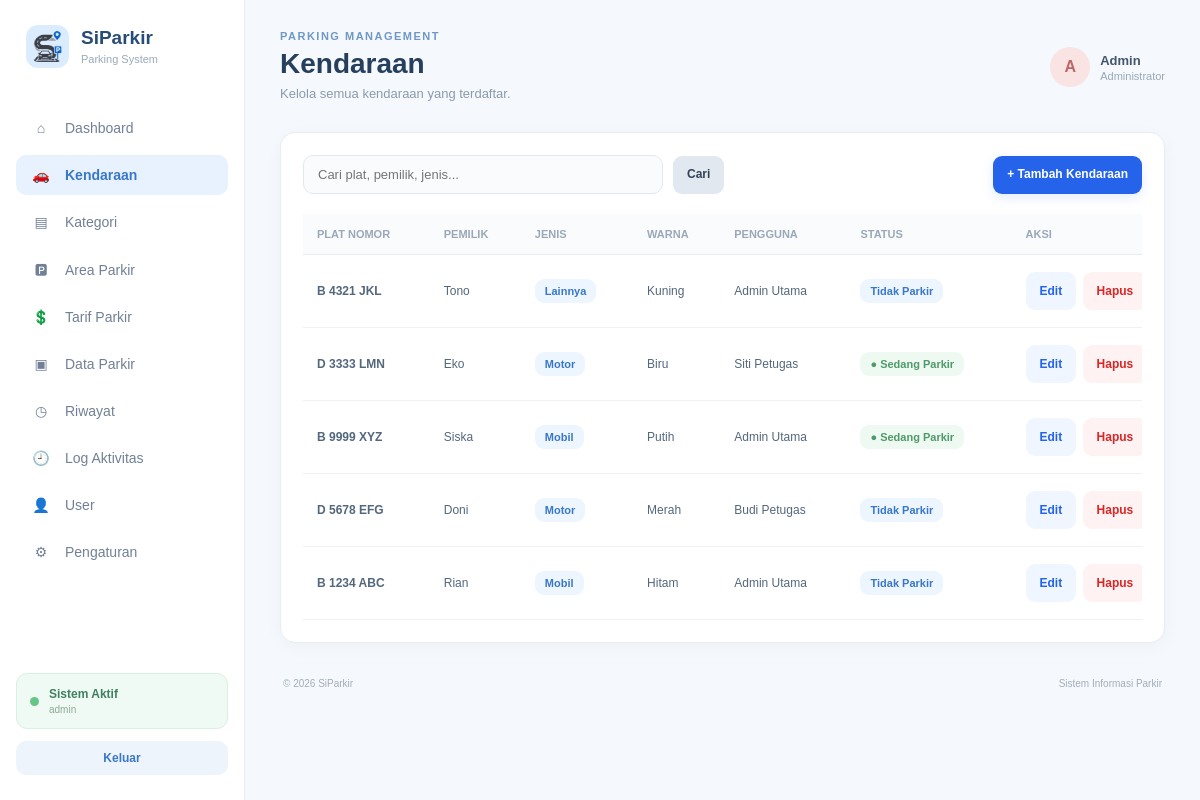
Page /controller/c_kendaraan.php?aksi=tampil (signed in) on the committed database.
### tables this page shows
CREATE TABLE `tb_kendaraan` (
  `id_kendaraan` int NOT NULL,
  `plat_nomor` varchar(15) NOT NULL,
  `jenis_kendaraan` varchar(20) NOT NULL,
  `warna` varchar(20) DEFAULT NULL,
  `pemilik` varchar(100) DEFAULT NULL,
  `id_user` int NOT NULL
);

CREATE TABLE `tb_user` (
  `id_user` int NOT NULL,
  `nama_lengkap` varchar(50) NOT NULL,
  `username` varchar(50) NOT NULL,
  `password` varchar(100) NOT NULL,
  `role` enum('admin','petugas','owner') NOT NULL,
  `status_aktif` tinyint(1) NOT NULL DEFAULT '1'
);

### views/_helpers.php (called while the page is built, shortened)
<?php
function base_url() {
    $projectRoot = str_replace('\\', '/', dirname(__DIR__));
    $docRoot = isset($_SERVER['DOCUMENT_ROOT']) ? str_replace('\\', '/', rtrim($_SERVER['DOCUMENT_ROOT'], '/')) : '';
    if ($docRoot !== '' && stripos($projectRoot, $docRoot) === 0) {
        return rtrim(substr($projectRoot, strlen($docRoot)), '/');
    }
    $script = str_replace('\\', '/', $_SERVER['SCRIPT_NAME'] ?? '');
    return rtrim(dirname(dirname($script)), '/');
}
function e($v){return htmlspecialchars((string)$v, ENT_QUOTES, 'UTF-8');}

### model/m_kendaraan.php (called while the page is built, shortened)
<?php
require_once __DIR__ . '/m_koneksi.php';
class M_Kendaraan
{
    public function all($keyword = '')
    {
        global $conn;
        $keyword = trim($keyword);
        $sql = "SELECT k.*, u.nama_lengkap,
                EXISTS(SELECT 1 FROM tb_transaksi t WHERE t.id_kendaraan=k.id_kendaraan AND t.status='masuk') AS sedang_parkir
                FROM tb_kendaraan k
                JOIN tb_user u ON u.id_user=k.id_user";
        $sql .= ' ORDER BY k.id_kendaraan DESC';
        $q = mysqli_query($conn, $sql);
        return mysqli_fetch_all($q, MYSQLI_ASSOC);
    }
}

### views/v_kendaraan.php (the view, shortened to what this page needs)
<?php require_once __DIR__.'/_helpers.php'; $current_page_override='v_kendaraan.php'; $basePath=base_url(); $msg=flash(); ?>
<!DOCTYPE html><html lang="id"><head><meta charset="UTF-8"><meta name="viewport" content="width=device-width,initial-scale=1"><title>Kendaraan - SiParkir</title><link rel="stylesheet" href="<?=e($basePath.'/asset/dashboard_admin.css')?>"></head><body><div class="layout"><?php include __DIR__.'/_sidebar.php'; ?><main class="main"><header class="header"><div><p class="small-title">PARKING MANAGEMENT</p><h1>Kendaraan</h1><p class="subtitle">Kelola semua kendaraan yang terdaftar.</p></div><div class="profile"><div class="profile-icon">A</div><div><strong>Admin</strong><small>Administrator</small></div></div></header>
<section class="page-panel"><div class="toolbar"><form method="get" action="c_kendaraan.php" class="inline-form"><input type="hidden" name="aksi" value="tampil"><input name="q" value="<?=e($_GET['q']??'')?>" class="search-box" placeholder="Cari plat, pemilik, jenis..."><button class="btn-secondary" type="submit">Cari</button></form><a href="<?=e($basePath.'/controller/c_kendaraan.php?aksi=tambah')?>" class="btn-primary">+ Tambah Kendaraan</a></div>
<div class="table-wrapper"><table class="data-table"><thead><tr><th>Plat Nomor</th><th>Pemilik</th><th>Jenis</th><th>Warna</th><th>Pengguna</th><th>Status</th><th>Aksi</th></tr></thead><tbody><?php if(empty($kendaraan)):?><tr><td colspan="7" class="empty">Belum ada data kendaraan.</td></tr><?php else:foreach($kendaraan as $d):?><tr><td><strong><?=e($d['plat_nomor'])?></strong></td><td><?=e($d['pemilik'])?></td><td><span class="badge-kategori"><?=e(ucfirst($d['jenis_kendaraan']))?></span></td><td><?=e($d['warna'])?></td><td><?=e($d['nama_lengkap'])?></td><td><?=((int)$d['sedang_parkir']===1)?'<span class="badge-success">● Sedang Parkir</span>':'<span class="badge-soft">Tidak Parkir</span>'?></td><td><a class="btn-soft" href="<?=e($basePath.'/controller/c_kendaraan.php?aksi=edit&id='.$d['id_kendaraan'])?>">Edit</a> <a class="btn-danger-soft" onclick="return confirm('Yakin ingin menghapus kendaraan ini?')" href="<?=e($basePath.'/controller/c_kendaraan.php?aksi=hapus&id='.$d['id_kendaraan'])?>">Hapus</a></td></tr><?php endforeach;endif;?></tbody></table></div></section><footer><span>© 2026 SiParkir</span><span>Sistem Informasi Parkir</span></footer></main></div></body></html>

### rows in the picture
tb_kendaraan: plat_nomor "B 4321 JKL", pemilik "Tono", jenis_kendaraan "Lainnya", warna "Kuning", id_user.nama_lengkap "Admin Utama", shows "Tidak Parkir"
tb_kendaraan: plat_nomor "D 3333 LMN", pemilik "Eko", jenis_kendaraan "Motor", warna "Biru", id_user.nama_lengkap "Siti Petugas", shows "● Sedang Parkir"
tb_kendaraan: plat_nomor "B 9999 XYZ", pemilik "Siska", jenis_kendaraan "Mobil", warna "Putih", id_user.nama_lengkap "Admin Utama", shows "● Sedang Parkir"
tb_kendaraan: plat_nomor "D 5678 EFG", pemilik "Doni", jenis_kendaraan "Motor", warna "Merah", id_user.nama_lengkap "Budi Petugas", shows "Tidak Parkir"
tb_kendaraan: plat_nomor "B 1234 ABC", pemilik "Rian", jenis_kendaraan "Mobil", warna "Hitam", id_user.nama_lengkap "Admin Utama", shows "Tidak Parkir"

### other values in the picture
$icon "⌂"
$label "Dashboard"
$icon "🚗"
$label "Kendaraan"
$icon "▤"
$label "Kategori"
$icon "🅿"
$label "Area Parkir"
$icon "💲"
$label "Tarif Parkir"
$icon "▣"
$label "Data Parkir"
$icon "◷"
$label "Riwayat"
$icon "🕘"
